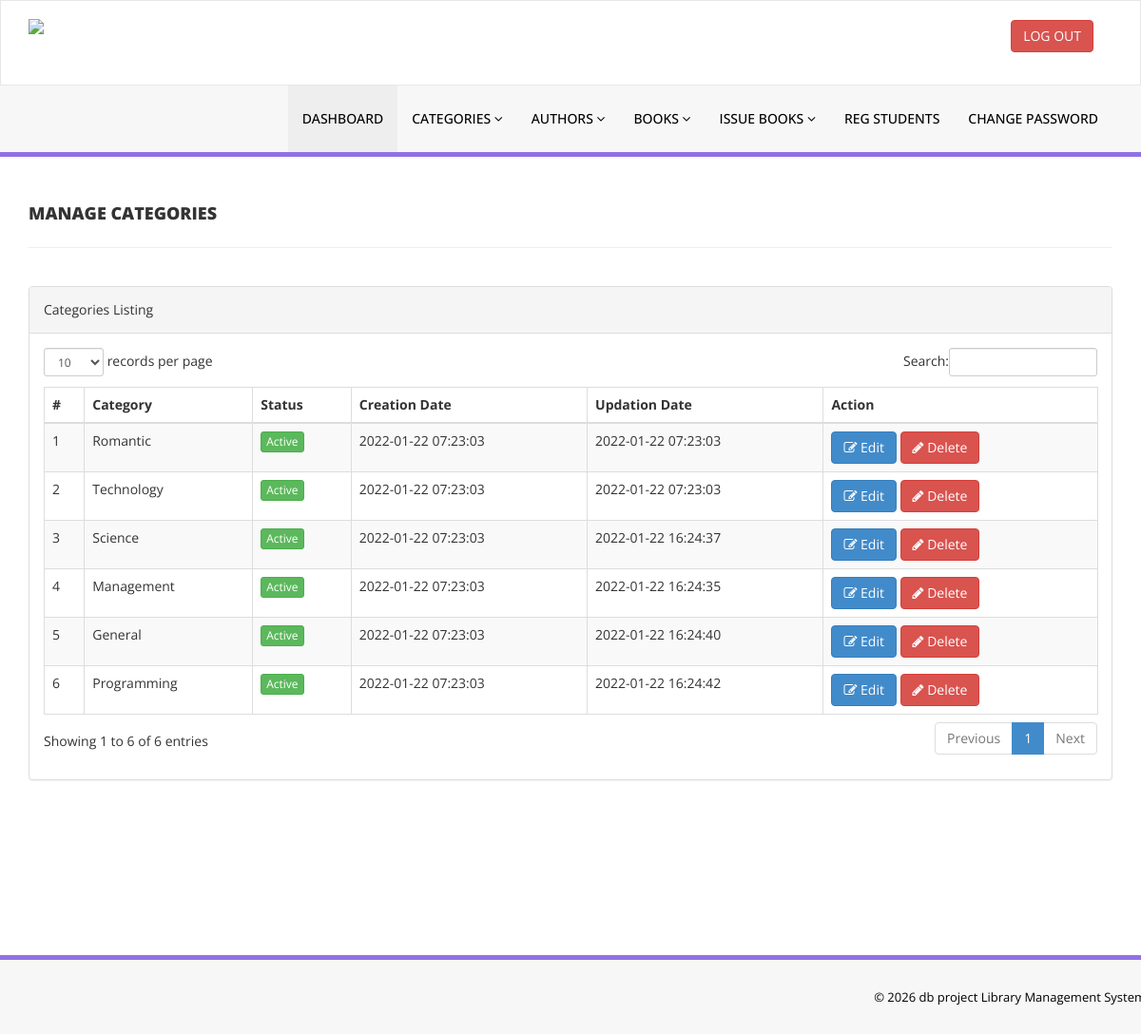
The page /library/admin/manage-categories.php (signed in) on the database as committed earlier.
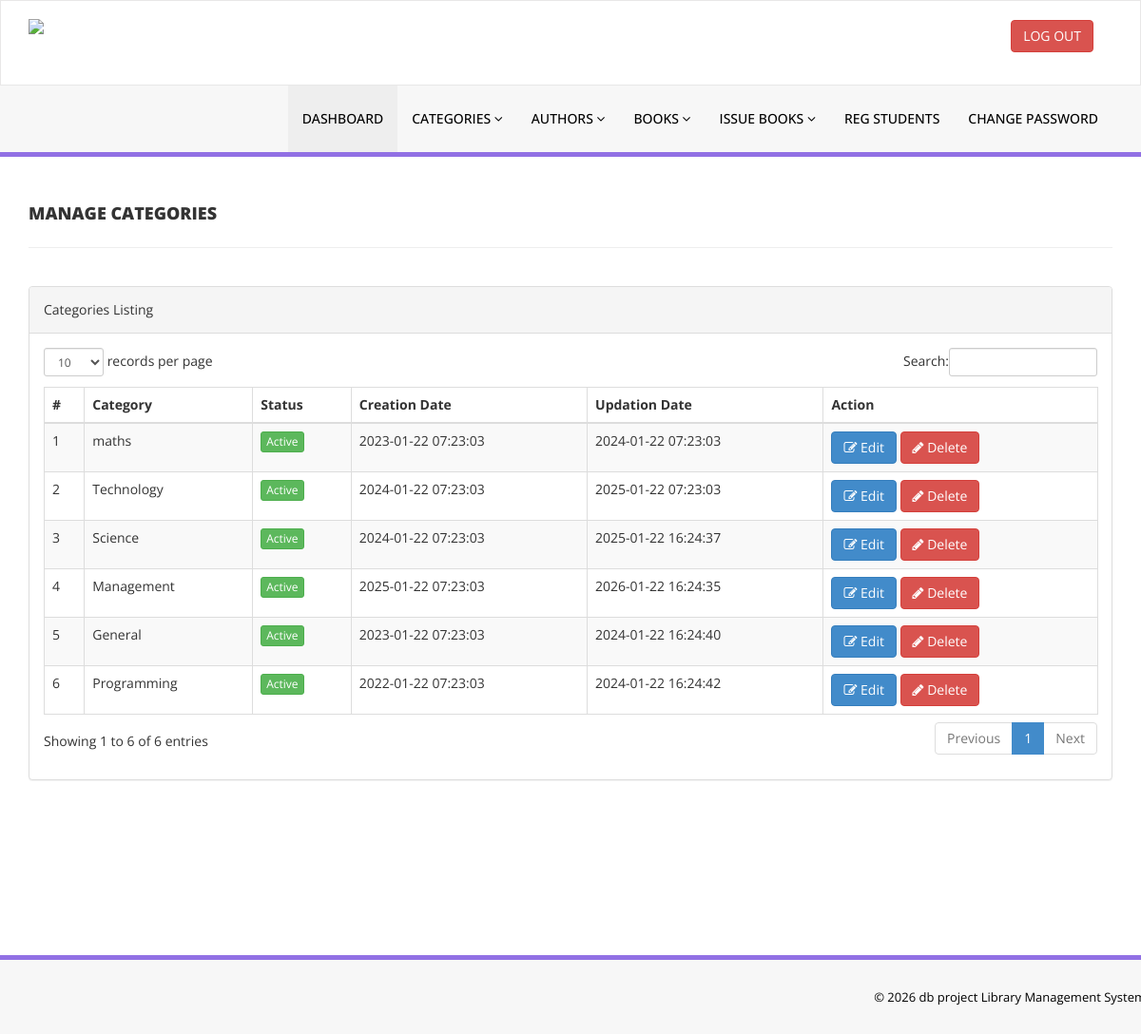
The same page on the database as committed later.
### tables this page shows
CREATE TABLE `tblcategory` (
  `id` int(11) NOT NULL,
  `CategoryName` varchar(150) DEFAULT NULL,
  `Status` int(1) DEFAULT NULL,
  `CreationDate` timestamp NULL DEFAULT current_timestamp(),
  `UpdationDate` timestamp NULL DEFAULT '0000-00-00 00:00:00' ON UPDATE current_timestamp()
);

### library/admin/manage-categories.php (the view, shortened to what this page needs)
<?php
include('includes/config.php');
if(strlen($_SESSION['alogin'])==0)
    {
header('location:index.php');
}
else{
    ?>
<!DOCTYPE html>
<html xmlns="http://www.w3.org/1999/xhtml">
<head>
    <link href="assets/css/bootstrap.css" rel="stylesheet" />
    <link href="assets/css/font-awesome.css" rel="stylesheet" />
    <link href="assets/js/dataTables/dataTables.bootstrap.css" rel="stylesheet" />
    <link href="assets/css/style.css" rel="stylesheet" />
</head>
<body>
<?php include('includes/header.php');?>
    <div class="content-wrapper">
         <div class="container">
        <div class="row pad-botm">
            <div class="col-md-12">
                <h4 class="header-line">Manage Categories</h4>
    </div>
     <div class="row">
</div>
        </div>
            <div class="row">
                <div class="col-md-12">
                    <div class="panel panel-default">
                        <div class="panel-heading">
                           Categories Listing
                        </div>
                        <div class="panel-body">
                            <div class="table-responsive">
                                <table class="table table-striped table-bordered table-hover" id="dataTables-example">
                                    <thead>
                                        <tr>
                                            <th>#</th>
                                            <th>Category</th>
                                            <th>Status</th>
                                            <th>Creation Date</th>
                                            <th>Updation Date</th>
                                            <th>Action</th>
                                        </tr>
                                    </thead>
                                    <tbody>
<?php $sql = "SELECT * from  tblcategory";
$query = $dbh -> prepare($sql);
$query->execute();
$results=$query->fetchAll(PDO::FETCH_OBJ);
$cnt=1;
if($query->rowCount() > 0)
{
foreach($results as $result)
{               ?>
                                        <tr class="odd gradeX">
                                            <td class="center"><?php echo htmlentities($cnt);?></td>
                                            <td class="center"><?php echo htmlentities($result->CategoryName);?></td>
                                            <td class="center"><?php if($result->Status==1) {?>
                                            <a href="#" class="btn btn-success btn-xs">Active</a>
                                            <?php } else {?>
                                            <a href="#" class="btn btn-danger btn-xs">Inactive</a>
                                            <?php } ?></td>
                                            <td class="center"><?php echo htmlentities($result->CreationDate);?></td>
                                            <td class="center"><?php echo htmlentities($result->UpdationDate);?></td>
                                            <td class="center">
                                            <a href="edit-category.php?catid=<?php echo htmlentities($result->id);?>"><button class="btn btn-primary"><i class="fa fa-edit "></i> Edit</button>
                                          <a href="manage-categories.php?del=<?php echo htmlentities($result->id);?>" onclick="return confirm('Are you sure you want to delete?');"" >  <button class="btn btn-danger"><i class="fa fa-pencil"></i> Delete</button>
                                            </td>
                                        </tr>
 <?php $cnt=$cnt+1;}} ?>
                                    </tbody>
                                </table>
                            </div>
                        </div>
                    </div>
                </div>
            </div>
    </div>
    </div>
  <?php include('includes/footer.php');?>
</body>
</html>
<?php } ?>

### library/admin/includes/header.php (shortened to what this page needs)
<div class="navbar navbar-inverse set-radius-zero">
    <div class="container">
        <div class="navbar-header">
            <a class="navbar-brand">
                <img src="assets/img/logo.png" />
            </a>
        </div>
        <div class="right-div">
            <a href="logout.php" class="btn btn-danger pull-right">LOG OUT</a>
        </div>
    </div>
</div>
<section class="menu-section">
    <div class="container">
        <div class="row ">
            <div class="col-md-12">
                <div class="navbar-collapse collapse ">
                    <ul id="menu-top" class="nav navbar-nav navbar-right">
                        <li><a href="dashboard.php" class="menu-top-active">DASHBOARD</a></li>
                        <li>
                            <a href="#" class="dropdown-toggle" id="ddlmenuItem" data-toggle="dropdown"> Categories <i
                                    class="fa fa-angle-down"></i></a>
                        </li>
                        <li>
                            <a href="#" class="dropdown-toggle" id="ddlmenuItem" data-toggle="dropdown"> Authors <i
                                    class="fa fa-angle-down"></i></a>
                        </li>
                        <li>
                            <a href="#" class="dropdown-toggle" id="ddlmenuItem" data-toggle="dropdown"> Books <i
                                    class="fa fa-angle-down"></i></a>
                        </li>
                        <li>
                            <a href="#" class="dropdown-toggle" id="ddlmenuItem" data-toggle="dropdown"> Issue Books <i
                                    class="fa fa-angle-down"></i></a>
                        </li>
                        <li><a href="reg-students.php">Reg Students</a></li>
                        <li><a href="change-password.php">Change Password</a></li>
                    </ul>
                </div>
            </div>
        </div>
    </div>
</section>

### library/admin/includes/footer.php
<section class="footer-section">
    <div class="container">
        <div class="row">
            <div class="col-md-12">
                &copy; <?php echo date('Y');?> db project Library Management System
            </div>
        </div>
    </div>
</section>

### library/admin/assets/css/style.css (style rules this page uses)
.set-radius-zero { border-radius:0px; -moz-border-radius:0px; -webkit-border-radius:0px; }
.content-wrapper { margin-top: 40px; min-height:800px; padding-bottom:90px; }
.header-line { font-weight:900; padding-bottom:25px; border-bottom:1px solid #eeeeee; text-transform:uppercase; }
.pad-botm { padding-bottom:30px; }
.right-div { float: right; padding: 20px; }
#menu-top a { color:#000; text-decoration:none; font-weight:500; padding: 25px 15px 25px 15px; text-transform:uppercase; }
.menu-section { background-color: #f7f7f7; border-bottom:5px solid #9170E4; width:100% }
.menu-top-active { background-color:#eeeeee; }
.navbar-inverse { background-color: #FFF; border-color: rgba(155, 153, 153, 0.23); }
.navbar { min-height: 90px; margin-bottom: 0px; }
.footer-section { padding:25px 50px 25px 50px; color:#000; font-size:13px; background-color: #f7f7f7; text-align:right; border-top:5px solid #9170E4; }

Rows that differ between the two databases and show on the page:
changed tblcategory: CategoryName "Romantic" → "maths"; CreationDate "2022-01-22 07:23:03" → "2023-01-22 07:23:03"; UpdationDate "2022-01-22 07:23:03" → "2024-01-22 07:23:03"
changed tblcategory "Technology": CreationDate "2022-01-22 07:23:03" → "2024-01-22 07:23:03"; UpdationDate "2022-01-22 07:23:03" → "2025-01-22 07:23:03"
changed tblcategory "Science": CreationDate "2022-01-22 07:23:03" → "2024-01-22 07:23:03"; UpdationDate "2022-01-22 16:24:37" → "2025-01-22 16:24:37"
changed tblcategory "Management": CreationDate "2022-01-22 07:23:03" → "2025-01-22 07:23:03"; UpdationDate "2022-01-22 16:24:35" → "2026-01-22 16:24:35"
changed tblcategory "General": CreationDate "2022-01-22 07:23:03" → "2023-01-22 07:23:03"; UpdationDate "2022-01-22 16:24:40" → "2024-01-22 16:24:40"
changed tblcategory "Programming": UpdationDate "2022-01-22 16:24:42" → "2024-01-22 16:24:42"
